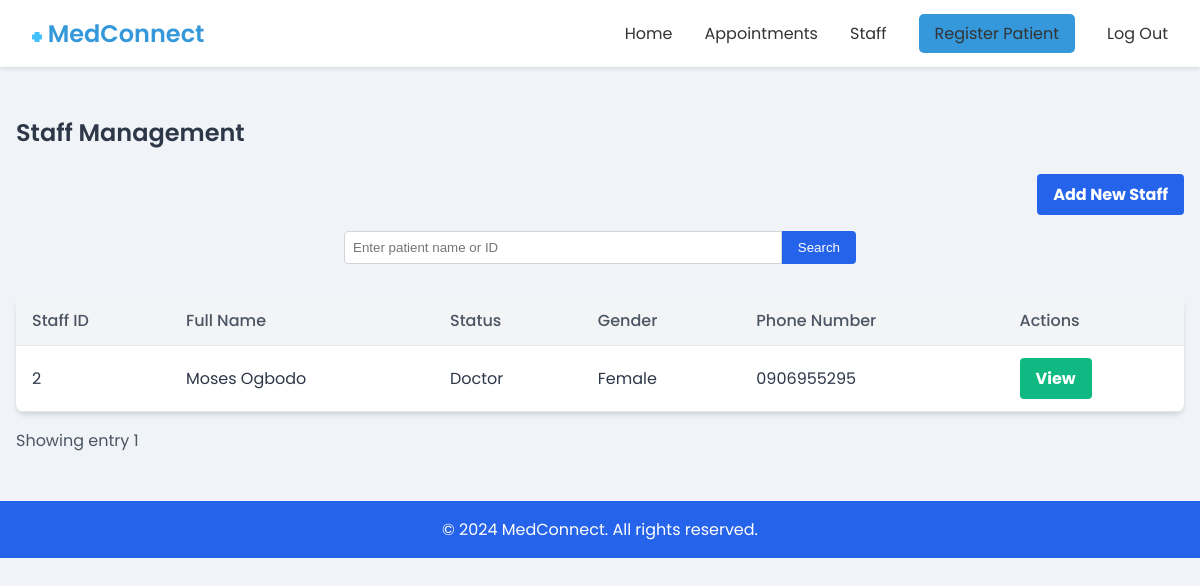
Page /staff_management/ (signed in) on the earlier database version.
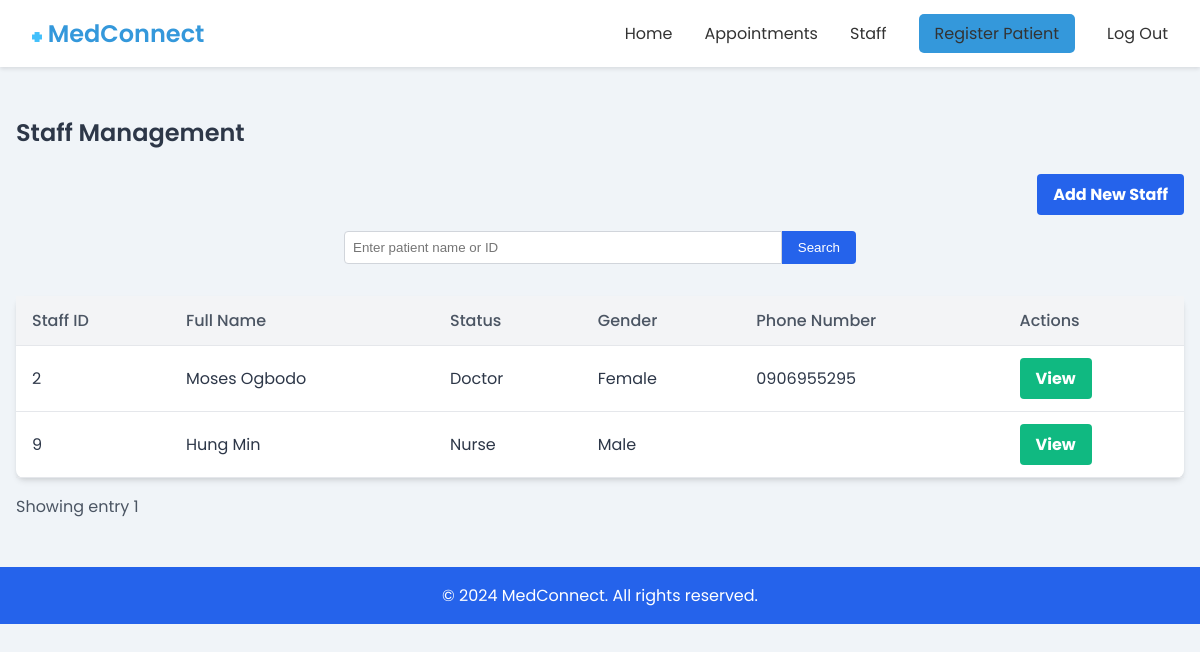
Same page on the later database version.
### medconnect_core/models.py (models this page shows, shortened)
class PatientProfile(models.Model):
    user = models.OneToOneField(User, on_delete=models.CASCADE,null=True)
    date_of_birth = models.DateField(blank=True, null=True)
    gender = models.CharField(max_length=10, choices=[('Male', 'Male'), ('Female', 'Female')], blank=True, null=True)
    blood_type = models.CharField(max_length=2, choices=[('AA', 'AA'), ('AS', 'AS'), ('SS', 'SS')], blank=True, null=True)
    phone_number = models.CharField(max_length=15, blank=True, null=True)
    address = models.TextField(blank=True, null=True)
    emergency_contact_name = models.CharField(max_length=100, blank=True, null=True)
    emergency_contact_number = models.CharField(max_length=15, blank=True, null=True)
    allergies = models.CharField(max_length=255, blank=True, null=True)
    medical_history = models.TextField(blank=True, null=True)
    current_medications = models.TextField(blank=True, null=True)
    insurance_provider = models.CharField(max_length=100, blank=True, null=True)
    insurance_policy_number = models.CharField(max_length=100, blank=True, null=True)
    additional_information = models.TextField(blank=True, null=True)
    next_of_kin = models.CharField(max_length=100, blank=True, null=True)
    marital_status = models.CharField(max_length=10, choices=[('Single', 'Single'), ('Married', 'Married'), ('Divorced', 'Divorced')], blank=True, null=True)
    occupation = models.CharField(max_length=100, blank=True, null=True)
    smoking_status = models.CharField(max_length=100, blank=True, null=True)
    alcohol_consumption = models.CharField(max_length=100, blank=True, null=True)
    is_staff=models.BooleanField(null=True,default=False)
    status= models.CharField(null=True, max_length=100,choices=[
        ('Patient', "Patient")  ,
          ('Doctor', "Doctor"),
          ('Admin', "Admin"),
        ('Nurse', "Nurse")
    ],default="Nurse", blank=True)

### medconnect_core/views.py (the view, shortened to what this page needs)
# urls.py: path("staff_management/", staff_management, name="staff_management"),
def staff_management(request):
    if request.user.is_authenticated:
        staff=PatientProfile.objects.filter(is_staff=True)
        p=Paginator(staff,6)
        page_number=request.GET.get('page')
        try:
            staff=p.get_page(page_number)
        except PageNotAnInteger:
            staff=p.page(1)#if pnumber isnt int assign to firstpaage
        except EmptyPage:
            staff=p.page(p.num_pages)
        return render(request, "core/staff_management.html", {"staff":staff
                                                              })
    else:
        messages.success(request, "Please login first")
        return redirect("staff_login")

### medconnect_core/templates/core/staff_management.html (shortened to what this page needs)
<!DOCTYPE html>
<html lang="en">
<head>
</head>
<body>
    {% include "core/nav.html" %}
    <main class="container">
        <h2>Staff Management</h2>
        <div class="flex-end">
            <a href="{% url 'staff_signup' %}" class="button button-blue">Add New Staff</a>
        </div>
        <form class="search-form"  method="post">
            <input type="text" id="search" name="search" placeholder="Enter patient name or ID" class="search-input">
            <button type="submit" class="search-button">Search</button>
        </form>
        <table>
            <thead>
                <tr>
                    <th>Staff ID</th>
                    <th>Full Name</th>
                    <th>Status</th>
                    <th>Gender</th>
                    <th>Phone Number</th>
                    <th>Actions</th>
                </tr>
            </thead>
            <tbody>
                {% for staff in staff.object_list %}
                <tr>
                    <td>{{staff.user.id}}</td>
                    <td>{{staff.user.first_name}} {{staff.user.last_name}}</td>
                    <td>{{staff.status}}</td>
                    <td>{{staff.gender}}</td>
                    <td>{{staff.phone_number}}</td>
                    <td>
                        <a href="{% url 'staff_view' staff.user.id %}" class="button button-green">View</a>
                    </td>
                </tr>
                 {% endfor %}
            </tbody>
        </table>
        <div class="pagination">
            <div class="pagination-info">
                <span>Showing entry {{staff.number}} </span>
            </div>
        </div>
    </main>
    <footer>
        <div class="container">
            <p>&copy; 2024 MedConnect. All rights reserved.</p>
        </div>
    </footer>
</body>
</html>

Differences in the rows shown:
added PatientProfile: user.id "9", user.first_name "Hung", user.last_name "Min", status "Nurse", gender "Male"
